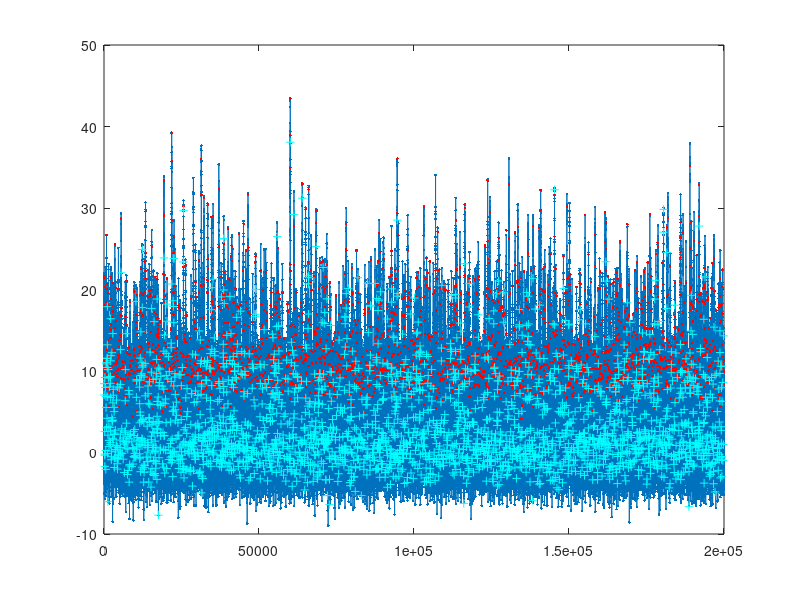

Write the MATLAB code that produced this figure. (Note: this script raises an error after producing the figure.)
%%%%%%%%%%%%%%%%%%%%%%%%%
%% Demonstrate STAs, STCs and prove to ourselves that they work by comparing to random data.
% Cowen
%%%%%%%%%%%%%%%%%%%%%%%%%
%% Generate some fake data...
%%%%%%%%%%%%%%%%%%%%%%%%%
win_bins = 100;
sig_type = 'punctate';
% sig_type = 'sin';
switch sig_type
    case 'sin'
        sig = sin(0:.1:100*2*pi);
        [~,locs] = findpeaks(sig);
        locs = locs +10;
        locs(locs<1) = [];
    case 'punctate'
        ntrans = 2600;
        win = hanning(100);
        win = win(1:50);
        win = win/max(win);
        sig = randn(2e5,1)*2;
        locs = round(rand(ntrans,1)*length(sig));
        locs(locs>length(sig)) = [];
        locs(locs<1) = [];
        
        for ii = 1:length(locs)
            sig((locs(ii)-length(win)+1):locs(ii)) = sig((locs(ii)-length(win)+1):locs(ii)) + win*10;
        end

end

sig = sig(:);
locs = locs(:);
pks = sig(locs);

sh_locs = round(locs+rand(size(locs))*median(diff(locs)));
sh_locs(sh_locs > length(sig)) = [];
sh_locs(sh_locs < 1) = [];
sh_pks = sig(sh_locs);

sig  = sig + randn(size(sig))*.2;
figure

plot(sig,'.-')
hold on
plot(locs,pks,'r.')
plot(sh_locs,sh_pks,'c+')

%%%%%%%%%%%%%%%%%%%%%%%%%%%%%%%%%%%%%%%%%%%%
% Decide whether to do on phase-locked or shuffled.
%%%%%%%%%%%%%%%%%%%%%%%%%%%%%%%%%%%%%%%%%%%%
t = locs;
% t = sh_locs;
bin_spikes = zeros(size(sig));

bin_spikes(t) = 1;

% OK, the locs are at the peaks. Should be quite clear what the sta will
% look like right? Like a curve going down...
[STA,STC,RawMu,RawCov] = simpleSTC(sig(:), bin_spikes(:), win_bins);
simpleSTC_plot(1,STA,STC,RawMu,RawCov);
simpleSTC_bootstrap(sig,bin_spikes,win_bins,300);
% Now, do the same with the PETH approach.
% 
DATA = [[1:length(sig)]'  sig];
figure
PETH_EEG_simple(DATA,t,win_bins,1);
% The above confirms that the two approaches produce identical results.
% Big relief
%%%%%%%%%%%%%%%%%%%%%%%%%
% Decomposing results into the dimensions of preincipal variance...
% This I still do not understand - the interpretation of the output.
%%%%%%%%%%%%%%%%%%%%%%%%%
[e,ev] = eig(STC);
figure
subplot(1,2,1)
plot(e(:,1)); hold on; plot(e(:,2));plot(e(:,3));
title('What do the eigenvectors truly represent here?')
subplot(1,2,2)
bar(diag(ev));
